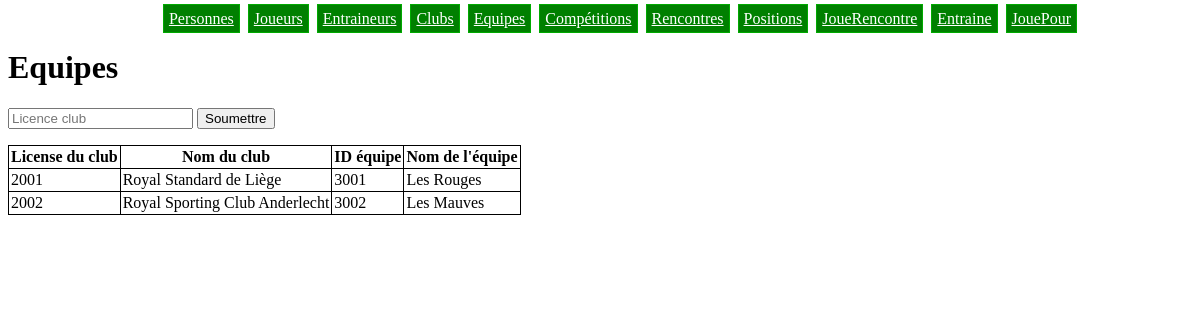
Page /equipes.php on the committed database.
### tables this page shows
CREATE TABLE IF NOT EXISTS Equipe (
  id_equipe    BIGINT      PRIMARY KEY,
  licence_club BIGINT      NOT NULL,
  nom          VARCHAR(50) NOT NULL,
  FOREIGN KEY (licence_club) REFERENCES Club(licence),
  UNIQUE(licence_club, nom)
);

CREATE TABLE IF NOT EXISTS Club (
  licence  BIGINT      PRIMARY KEY,
  nom      VARCHAR(50) NOT NULL,
  stade    VARCHAR(50) NOT NULL,
  pays     VARCHAR(50) NOT NULL
);

### equipes.php (the view, shortened to what this page needs)
<?php include 'header.php' ?>
<h1>Equipes</h1>
<form method='get' action='equipes.php'>
  <input type='text' name='licence_club' placeholder='Licence club' required />
  <input type='submit' value='Soumettre' />
</form>
<table>
  <tr>
    <th>License du club</th>
    <th>Nom du club</th>
    <th>ID équipe</th>
    <th>Nom de l'équipe</th>
  </tr>
  <?php
  $where = '';
  $req = $bdd->query('SELECT Equipe.licence_club, Club.nom as nom_club, Equipe.id_equipe, Equipe.nom
    FROM Equipe JOIN Club
     ON Club.licence = Equipe.licence_club '.$where);
  while($tuple = $req->fetch()){
    ?>
    <tr>
      <td><?php echo $tuple['licence_club'] ?></td>
      <td><?php echo $tuple['nom_club'] ?></td>
      <td><?php echo $tuple['id_equipe'] ?></td>
      <td><?php echo $tuple['nom'] ?></td>
    </tr>
    <?php
  }
  ?>
</table>
<?php include 'footer.php' ?>

### style.css (style rules this page uses)
table { border-collapse: collapse; border-spacing: 0; }
th, td { border: 1px #000000 solid; padding: 2px; }

### rows in the picture
equipe: licence_club "2001", licence_club.nom "Royal Standard de Liège", id_equipe "3001", nom "Les Rouges"
equipe: licence_club "2002", licence_club.nom "Royal Sporting Club Anderlecht", id_equipe "3002", nom "Les Mauves"
